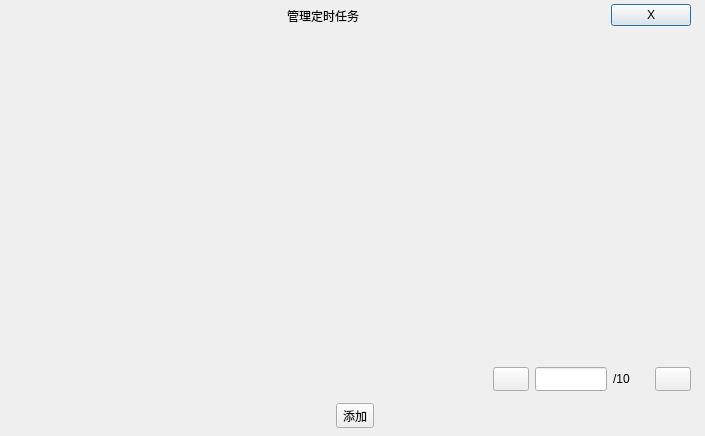
<?xml version="1.0" encoding="UTF-8"?>
<ui version="4.0">
 <class>prompt_log_info_mngt</class>
 <widget class="QDialog" name="prompt_log_info_mngt">
  <property name="geometry">
   <rect>
    <x>0</x>
    <y>0</y>
    <width>705</width>
    <height>436</height>
   </rect>
  </property>
  <property name="windowTitle">
   <string>Dialog</string>
  </property>
  <widget class="QWidget" name="widget_center" native="true">
   <property name="geometry">
    <rect>
     <x>10</x>
     <y>0</y>
     <width>691</width>
     <height>431</height>
    </rect>
   </property>
   <property name="styleSheet">
    <string notr="true">QWidget[objectName=&quot;widget_center&quot;] { 
	border-image: url(:/resource/image/bk_modal.png)
}</string>
   </property>
   <widget class="QWidget" name="horizontalLayoutWidget">
    <property name="geometry">
     <rect>
      <x>0</x>
      <y>0</y>
      <width>681</width>
      <height>31</height>
     </rect>
    </property>
    <layout class="QHBoxLayout" name="horizontalLayout">
     <item>
      <widget class="QLabel" name="label_system_icon">
       <property name="minimumSize">
        <size>
         <width>24</width>
         <height>24</height>
        </size>
       </property>
       <property name="maximumSize">
        <size>
         <width>24</width>
         <height>24</height>
        </size>
       </property>
       <property name="styleSheet">
        <string notr="true">QLabel[objectName=&quot;label_system_icon&quot;] { 
	border-image: url(:/resource/icon/tray_windows.ico)
}</string>
       </property>
       <property name="text">
        <string/>
       </property>
      </widget>
     </item>
     <item>
      <spacer name="horizontalSpacer">
       <property name="orientation">
        <enum>Qt::Horizontal</enum>
       </property>
       <property name="sizeHint" stdset="0">
        <size>
         <width>40</width>
         <height>20</height>
        </size>
       </property>
      </spacer>
     </item>
     <item>
      <widget class="QLabel" name="label_2">
       <property name="text">
        <string>管理定时任务</string>
       </property>
      </widget>
     </item>
     <item>
      <spacer name="horizontalSpacer_2">
       <property name="orientation">
        <enum>Qt::Horizontal</enum>
       </property>
       <property name="sizeHint" stdset="0">
        <size>
         <width>40</width>
         <height>20</height>
        </size>
       </property>
      </spacer>
     </item>
     <item>
      <widget class="QPushButton" name="btn_close">
       <property name="text">
        <string>X</string>
       </property>
      </widget>
     </item>
    </layout>
   </widget>
   <widget class="QWidget" name="horizontalLayoutWidget_2">
    <property name="geometry">
     <rect>
      <x>10</x>
      <y>400</y>
      <width>671</width>
      <height>31</height>
     </rect>
    </property>
    <layout class="QHBoxLayout" name="horizontalLayout_2">
     <item>
      <widget class="QToolButton" name="btn_add_task_mgmt">
       <property name="layoutDirection">
        <enum>Qt::LeftToRight</enum>
       </property>
       <property name="text">
        <string>添加</string>
       </property>
      </widget>
     </item>
    </layout>
   </widget>
   <widget class="QWidget" name="horizontalLayoutWidget_3">
    <property name="geometry">
     <rect>
      <x>9</x>
      <y>39</y>
      <width>671</width>
      <height>311</height>
     </rect>
    </property>
    <layout class="QHBoxLayout" name="horizontalLayout_3">
     <item>
      <widget class="QTableWidget" name="tableWidget">
       <property name="styleSheet">
        <string notr="true">QHeaderView::section { height: 24px; background: rgb(255, 255, 255， 0); background-color: transparent;padding-left: 10px; padding-right: 10px;  }
QHeaderView::item {background: transparent;}
QTableWidget {background: transparent; padding: 6px;}
</string>
       </property>
       <property name="editTriggers">
        <set>QAbstractItemView::NoEditTriggers</set>
       </property>
      </widget>
     </item>
    </layout>
   </widget>
   <widget class="QWidget" name="horizontalLayoutWidget_4">
    <property name="geometry">
     <rect>
      <x>10</x>
      <y>360</y>
      <width>671</width>
      <height>38</height>
     </rect>
    </property>
    <layout class="QHBoxLayout" name="horizontalLayout_4">
     <item>
      <spacer name="horizontalSpacer_3">
       <property name="orientation">
        <enum>Qt::Horizontal</enum>
       </property>
       <property name="sizeHint" stdset="0">
        <size>
         <width>40</width>
         <height>20</height>
        </size>
       </property>
      </spacer>
     </item>
     <item>
      <widget class="QPushButton" name="btn_priv_page">
       <property name="minimumSize">
        <size>
         <width>36</width>
         <height>24</height>
        </size>
       </property>
       <property name="maximumSize">
        <size>
         <width>36</width>
         <height>24</height>
        </size>
       </property>
       <property name="styleSheet">
        <string notr="true">border-image: url(:/resource/image/previous_page.png)</string>
       </property>
       <property name="text">
        <string/>
       </property>
      </widget>
     </item>
     <item>
      <widget class="QLineEdit" name="line_edit_page_no">
       <property name="minimumSize">
        <size>
         <width>36</width>
         <height>24</height>
        </size>
       </property>
       <property name="maximumSize">
        <size>
         <width>72</width>
         <height>24</height>
        </size>
       </property>
       <property name="styleSheet">
        <string notr="true">QLineEdit[objectName=&quot;line_edit_page_no&quot;]  {
	background: transparent;
}</string>
       </property>
       <property name="alignment">
        <set>Qt::AlignRight|Qt::AlignTrailing|Qt::AlignVCenter</set>
       </property>
      </widget>
     </item>
     <item>
      <widget class="QLabel" name="label_page_count">
       <property name="minimumSize">
        <size>
         <width>36</width>
         <height>24</height>
        </size>
       </property>
       <property name="maximumSize">
        <size>
         <width>72</width>
         <height>24</height>
        </size>
       </property>
       <property name="text">
        <string>/10</string>
       </property>
      </widget>
     </item>
     <item>
      <widget class="QToolButton" name="btn_next_page">
       <property name="minimumSize">
        <size>
         <width>36</width>
         <height>24</height>
        </size>
       </property>
       <property name="maximumSize">
        <size>
         <width>36</width>
         <height>24</height>
        </size>
       </property>
       <property name="layoutDirection">
        <enum>Qt::LeftToRight</enum>
       </property>
       <property name="styleSheet">
        <string notr="true">border-image: url(:/resource/image/next_page.png)</string>
       </property>
       <property name="text">
        <string/>
       </property>
      </widget>
     </item>
    </layout>
   </widget>
   <widget class="QWidget" name="horizontalLayoutWidget_5">
    <property name="geometry">
     <rect>
      <x>9</x>
      <y>346</y>
      <width>671</width>
      <height>20</height>
     </rect>
    </property>
    <layout class="QHBoxLayout" name="horizontalLayout_5">
     <item>
      <widget class="QLabel" name="label_3">
       <property name="minimumSize">
        <size>
         <width>0</width>
         <height>2</height>
        </size>
       </property>
       <property name="maximumSize">
        <size>
         <width>16777215</width>
         <height>2</height>
        </size>
       </property>
       <property name="styleSheet">
        <string notr="true">border-image: url(:/resource/image/splite_line.png)</string>
       </property>
       <property name="text">
        <string/>
       </property>
      </widget>
     </item>
    </layout>
   </widget>
   <widget class="QWidget" name="horizontalLayoutWidget_6">
    <property name="geometry">
     <rect>
      <x>10</x>
      <y>386</y>
      <width>671</width>
      <height>20</height>
     </rect>
    </property>
    <layout class="QHBoxLayout" name="horizontalLayout_6">
     <item>
      <widget class="QLabel" name="label_4">
       <property name="minimumSize">
        <size>
         <width>0</width>
         <height>2</height>
        </size>
       </property>
       <property name="maximumSize">
        <size>
         <width>16777215</width>
         <height>2</height>
        </size>
       </property>
       <property name="styleSheet">
        <string notr="true">border-image: url(:/resource/image/splite_line.png)</string>
       </property>
       <property name="text">
        <string/>
       </property>
      </widget>
     </item>
    </layout>
   </widget>
  </widget>
 </widget>
 <resources/>
 <connections/>
</ui>
